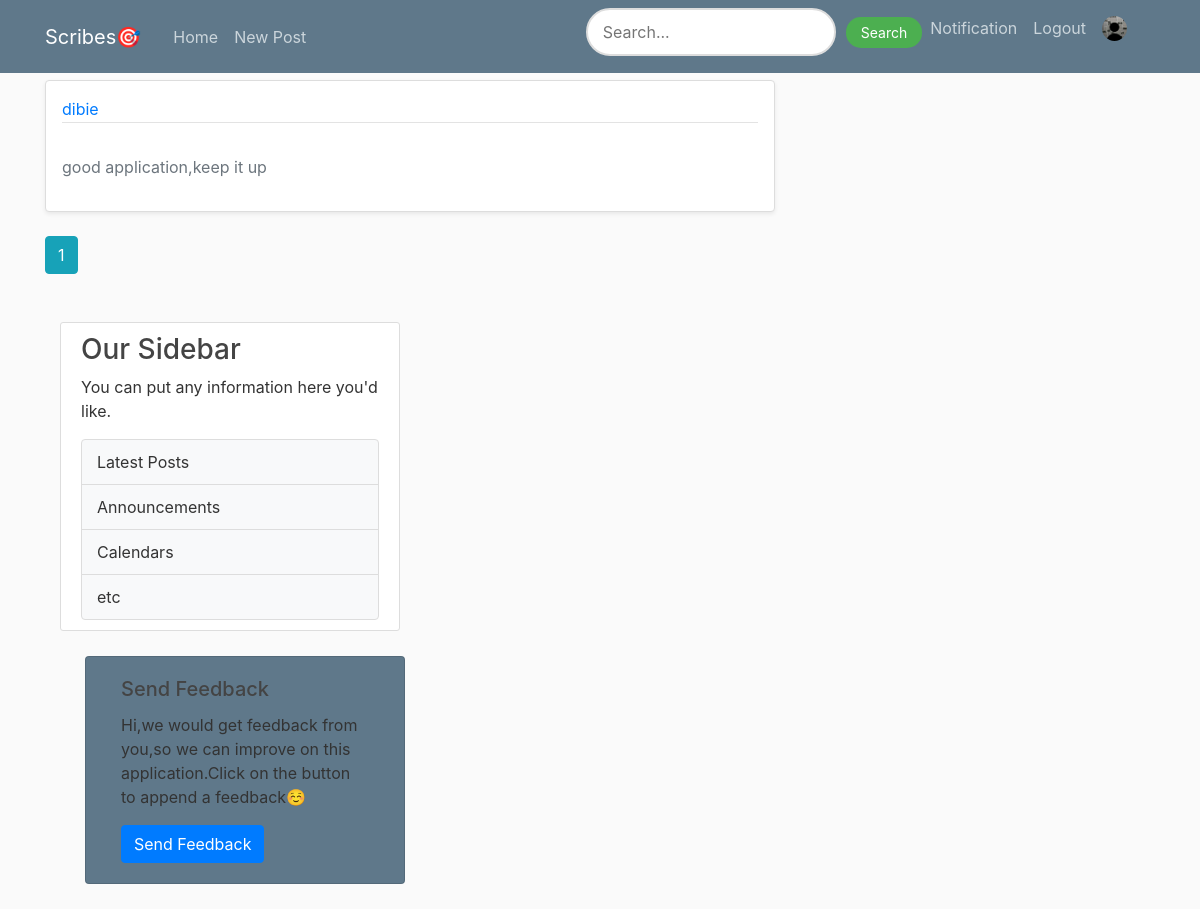
Before: /feedback_view (signed in) with the older database file.
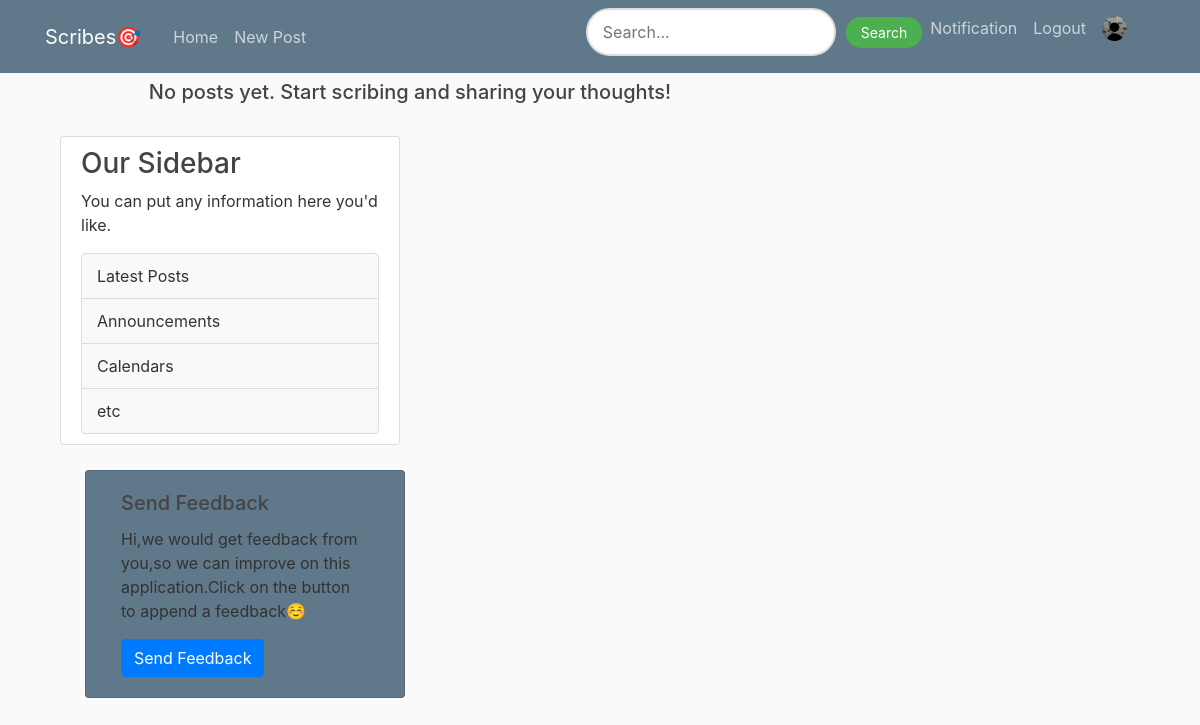
After: the same page with the newer database file.
### flaskblog/models.py (models this page shows, shortened)
class Feedback(db.Model):
    id = db.Column(db.Integer, primary_key=True)
    user_id = db.Column(db.Integer, db.ForeignKey('user.id'), nullable=False)
    content = db.Column(db.Text, nullable=False)
    user = db.relationship('User', backref=db.backref('feedbacks', lazy=True))

class User(db.Model, UserMixin):
    id = db.Column(db.Integer, primary_key=True)
    username = db.Column(db.String(20), nullable=False, unique=True)
    email = db.Column(db.String(120), nullable=False, unique=True)
    image_file = db.Column(db.String(20), nullable=False, default='default.jpg')
    password = db.Column(db.String(60), nullable=False)
    posts = db.relationship('Post', backref='author', lazy=True)
    is_admin = db.Column(db.Boolean, nullable=False,default=False)
    Biography= db.Column(db.Text, nullable=False,default='Add A Brief Description About Yourself')

### flaskblog/routes.py (the view)
@app.route("/feedback_view")
def feedback_view():
    page = request.args.get('page', 1, type=int)
    post = Feedback.query.paginate(page=page, per_page=10)
    image_file = url_for('static', filename='profile_pics/' + current_user.image_file)
    return render_template('show_feedback.html', post=post, title='Feedback', image_file=image_file)

### flaskblog/models.py (called while the page is built)
@login_manager.user_loader
def load_user(user_id):
    return User.query.get(int(user_id))

### flaskblog/templates/show_feedback.html
{% extends "layout.html" %}
{% block content %}
    <div class="posts-list">
        {% for post in post.items %}
        <article class="media content-section p-3 mb-4 rounded shadow-sm bg-white">
            <div class="media-body">
                  <div class="article-metadata d-flex justify-content-between align-items-center">
                    <a href=""
                       class="text-primary">
                        {{ post.user.username }}
                    </a>
                </div>
                <p class="article-content mt-2 text-justify text-secondary">
                    {{ post.content }}
                </p>
          </div>
        </article>
        {% else %}
        <div class="text-center text-muted">
            <h5>No posts yet. Start scribing and sharing your thoughts!</h5>
        </div>
        {% endfor %}
        {% for page_num in post.iter_pages() %}
          {% if page_num %}
            {% if post.page == page_num %}
              <a class="btn btn-info mb-4" href="{{url_for('feedback_view',page=page_num)}}">{{page_num}}</a>
            {% else %}
             <a class="btn btn-outline-info mb-4" href="{{url_for('feedback_view',page=page_num)}}">{{page_num}}</a>
            {% endif %}
          {% else %}
           ...
          {% endif %}
        {% endfor %}
    </div>
</div>
{% endblock content %}

Changed rows visible on the page:
removed Feedback: user.username "dibie", content "good application,keep it up"
Other visible differences:
text now shown: "No posts yet. Start scribing and sharing your thoughts!"
list line gone: "1"
